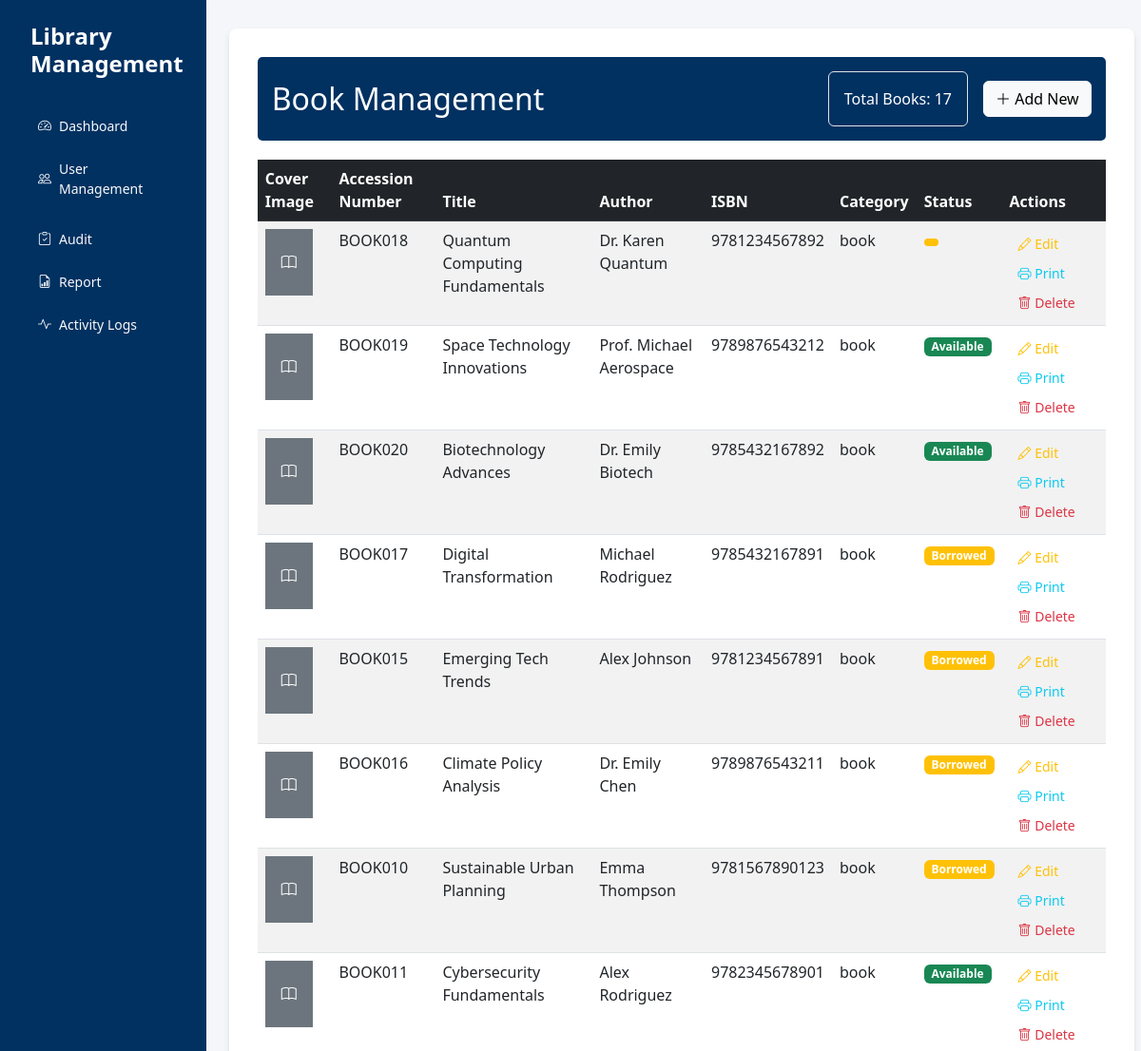
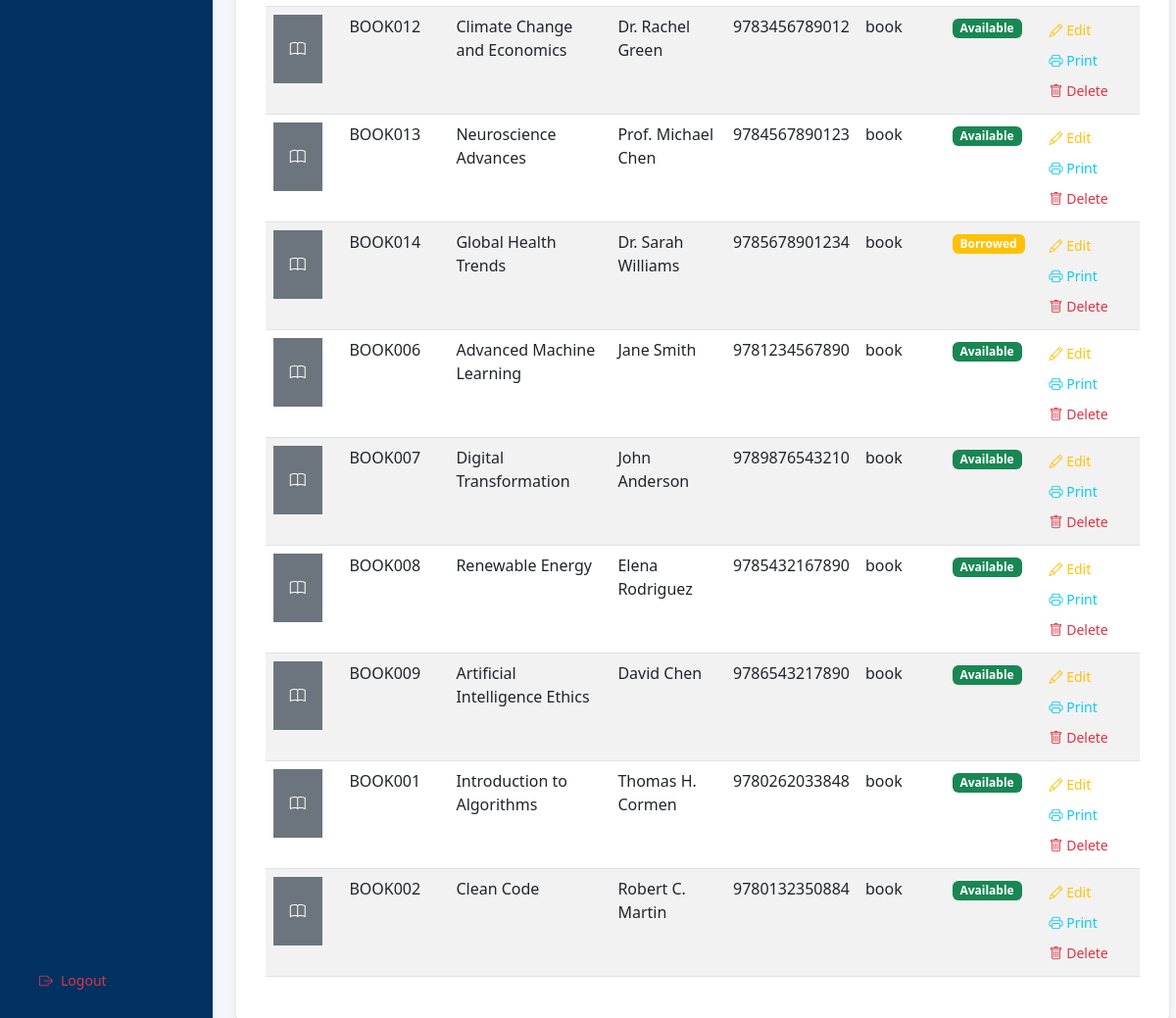
/interface/books.php (signed in), run on the app's committed database (2 pictures, top to bottom).
### tables this page shows
CREATE TABLE `books` (
  `book_id` int(11) NOT NULL,
  `resource_id` int(11) NOT NULL,
  `author` varchar(100) NOT NULL,
  `isbn` varchar(13) NOT NULL,
  `publisher` varchar(100) NOT NULL,
  `edition` varchar(20) DEFAULT NULL,
  `publication_date` date DEFAULT NULL
);

CREATE TABLE `library_resources` (
  `resource_id` int(11) NOT NULL,
  `title` varchar(255) NOT NULL,
  `accession_number` varchar(20) NOT NULL,
  `category` enum('book','periodical','media') NOT NULL,
  `status` enum('available','borrowed','maintenance') DEFAULT 'available',
  `created_at` timestamp NOT NULL DEFAULT current_timestamp(),
  `updated_at` timestamp NOT NULL DEFAULT current_timestamp() ON UPDATE current_timestamp(),
  `cover_image` varchar(255) DEFAULT NULL
);

### controller/BookController.php (called while the page is built, shortened)
<?php
require_once '../config/Database.php';
class BookController {
    private $conn;
    public function __construct() {
        $database = new Database();
        $this->conn = $database->getConnection();
    }
    public function getBooks() {
        try {
            $query = "SELECT lr.resource_id, lr.title, lr.accession_number, lr.category, lr.status, lr.cover_image,
                             b.author, b.isbn, b.publisher, b.edition, b.publication_date
                      FROM library_resources lr
                      JOIN books b ON lr.resource_id = b.resource_id
                      ORDER BY lr.created_at DESC";
            $stmt = $this->conn->prepare($query);
            $stmt->execute();
            return $stmt->fetchAll(PDO::FETCH_ASSOC);
        } catch (PDOException $e) {
            error_log("Get books error: " . $e->getMessage());
            return [];
        }
    }
}

### config/Database.php (called while the page is built, shortened)
<?php
class Database {
    private $host = "localhost";
    private $port = "3306";
    private $db_name = "library";
    private $username = "root";
    private $password = "";
    public function getConnection() {
        $this->conn = null;
        try {
            $this->conn = new PDO(
                "mysql:host=" . $this->host . ";port=" . $this->port . ";dbname=" . $this->db_name,
                $this->username,
                $this->password
            );
            $this->conn->setAttribute(PDO::ATTR_ERRMODE, PDO::ERRMODE_EXCEPTION);
        } catch(PDOException $e) {
            echo "Connection Error: " . $e->getMessage();
        }
        return $this->conn;
    }
}

### interface/books.php (the view, shortened to what this page needs)
<?php
require_once '../controller/BookController.php';
$bookController = new BookController();
$books = $bookController->getBooks();
?>
<!DOCTYPE html>
<html lang="en">
<head>
    <link href="https://cdn.jsdelivr.net/npm/bootstrap@5.3.0/dist/css/bootstrap.min.css" rel="stylesheet">
    <link href="https://cdn.jsdelivr.net/npm/bootstrap-icons@1.10.0/font/bootstrap-icons.css" rel="stylesheet">
    <link href="assets/css/style.css" rel="stylesheet">
</head>
<body>
    <div class="d-flex">
        <?php include 'includes/sidebarModal.php'; ?>
        <main class="col-md-9 ms-sm-auto col-lg-10 px-md-4">
            <div class="borrowing-monitoring-container">
                <div class="page-header d-flex justify-content-between align-items-center">
                    <h2 class="mb-0">Book Management</h2>
                    <div class="d-flex align-items-center">
                        <div class="box p-3 border rounded me-3">
                            <span>Total Books: <?php echo count($books); ?></span>
                        </div>
                        <button class="btn btn-light" data-bs-toggle="modal" data-bs-target="#bookModal">
                            <i class="bi bi-plus-lg"></i> Add New
                        </button>
                    </div>
                </div>
                <div class="table-responsive">
                    <table class="table table-striped table-hover">
                        <thead class="table-dark">
                            <tr>
                                <th>Cover Image</th>
                                <th>Accession Number</th>
                                <th>Title</th>
                                <th>Author</th>
                                <th>ISBN</th>
                                <th>Category</th>
                                <th>Status</th>
                                <th>Actions</th>
                            </tr>
                        </thead>
                        <tbody>
                            <?php foreach ($books as $book): ?>
                            <tr>
                                <td>
                                    <?php if (!empty($book['cover_image'])): ?>
                                        <img src="../uploads/covers/<?php echo htmlspecialchars(basename($book['cover_image'])); ?>"
                                             alt="Cover"
                                             style="width: 50px; height: 70px; object-fit: cover;"
                                             onerror="this.onerror=null; this.src='assets/images/default-cover.png';">
                                    <?php else: ?>
                                        <div class="bg-secondary text-white d-flex align-items-center justify-content-center"
                                             style="width: 50px; height: 70px;">
                                            <i class="bi bi-book"></i>
                                        </div>
                                    <?php endif; ?>
                                </td>
                                <td><?php echo htmlspecialchars($book['accession_number']); ?></td>
                                <td><?php echo htmlspecialchars($book['title']); ?></td>
                                <td><?php echo htmlspecialchars($book['author']); ?></td>
                                <td><?php echo htmlspecialchars($book['isbn']); ?></td>
                                <td><?php echo htmlspecialchars($book['category']); ?></td>
                                <td>
                                    <span class="badge
                                    <?php
                                    echo $book['status'] === 'available' ? 'bg-success' : 'bg-warning';
                                    ?>">
                                        <?php echo ucfirst(htmlspecialchars($book['status'])); ?>
                                    </span>
                                </td>
                                <td>
                                    <button class="btn btn-sm text-warning edit-book"
                                            data-bs-toggle="modal"
                                            data-bs-target="#bookModal"
                                            data-book='<?php echo htmlspecialchars(json_encode($book)); ?>'>
                                        <i class="bi bi-pencil"></i> Edit
                                    </button>
                                    <button class="btn btn-sm text-info print-book"
                                            onclick="printBook(<?php echo htmlspecialchars(json_encode($book)); ?>)">
                                        <i class="bi bi-printer"></i> Print
                                    </button>
                                    <form method="POST" class="d-inline" onsubmit="return confirm('Are you sure you want to delete this book?');">
                                        <button type="submit" class="btn btn-sm text-danger">
                                            <i class="bi bi-trash"></i> Delete
                                        </button>
                                    </form>
                                </td>
                            </tr>
                            <?php endforeach; ?>
                        </tbody>
                    </table>
                </div>
            </div>
        </main>
    </div>
</body>
</html>

### interface/assets/css/style.css (style rules this page uses)
body { background-color: #f4f6f9; }
.page-header { background-color: #003161; color: white; padding: 15px; border-radius: 5px; margin-bottom: 20px; }
.borrowing-monitoring-container { background-color: white; border-radius: 8px; box-shadow: 0 4px 6px rgba(0,0,0,0.1); padding: 30px; margin-top: 30px; }

### interface/books.php (style rules this page uses)
.borrowing-monitoring-container { background-color: white; border-radius: 8px; box-shadow: 0 4px 6px rgba(0,0,0,0.1); padding: 30px; margin-top: 30px; }
.page-header { background-color: #003161; color: white; padding: 15px; border-radius: 5px; margin-bottom: 20px; }

### data on the page
books: resource.accession_number "BOOK018", resource.title "Quantum Computing Fundamentals", author "Dr. Karen Quantum", isbn "9781234567892", resource.category "book"
books: resource.accession_number "BOOK019", resource.title "Space Technology Innovations", author "Prof. Michael Aerospace", isbn "9789876543212", resource.category "book", resource.status "Available"
books: resource.accession_number "BOOK020", resource.title "Biotechnology Advances", author "Dr. Emily Biotech", isbn "9785432167892", resource.category "book", resource.status "Available"
books: resource.accession_number "BOOK017", resource.title "Digital Transformation", author "Michael Rodriguez", isbn "9785432167891", resource.category "book", resource.status "Borrowed"
books: resource.accession_number "BOOK015", resource.title "Emerging Tech Trends", author "Alex Johnson", isbn "9781234567891", resource.category "book", resource.status "Borrowed"
books: resource.accession_number "BOOK016", resource.title "Climate Policy Analysis", author "Dr. Emily Chen", isbn "9789876543211", resource.category "book", resource.status "Borrowed"
books: resource.accession_number "BOOK010", resource.title "Sustainable Urban Planning", author "Emma Thompson", isbn "9781567890123", resource.category "book", resource.status "Borrowed"
books: resource.accession_number "BOOK011", resource.title "Cybersecurity Fundamentals", author "Alex Rodriguez", isbn "9782345678901", resource.category "book", resource.status "Available"
books: resource.accession_number "BOOK012", resource.title "Climate Change and Economics", author "Dr. Rachel Green", isbn "9783456789012", resource.category "book", resource.status "Available"
books: resource.accession_number "BOOK013", resource.title "Neuroscience Advances", author "Prof. Michael Chen", isbn "9784567890123", resource.category "book", resource.status "Available"
books: resource.accession_number "BOOK014", resource.title "Global Health Trends", author "Dr. Sarah Williams", isbn "9785678901234", resource.category "book", resource.status "Borrowed"
books: resource.accession_number "BOOK006", resource.title "Advanced Machine Learning", author "Jane Smith", isbn "9781234567890", resource.category "book", resource.status "Available"
books: resource.accession_number "BOOK007", resource.title "Digital Transformation", author "John Anderson", isbn "9789876543210", resource.category "book", resource.status "Available"
books: resource.accession_number "BOOK008", resource.title "Renewable Energy", author "Elena Rodriguez", isbn "9785432167890", resource.category "book", resource.status "Available"
books: resource.accession_number "BOOK009", resource.title "Artificial Intelligence Ethics", author "David Chen", isbn "9786543217890", resource.category "book", resource.status "Available"
books: resource.accession_number "BOOK001", resource.title "Introduction to Algorithms", author "Thomas H. Cormen", isbn "9780262033848", resource.category "book", resource.status "Available"
books: resource.accession_number "BOOK002", resource.title "Clean Code", author "Robert C. Martin", isbn "9780132350884", resource.category "book", resource.status "Available"

### other printed values
count($books) "17"
